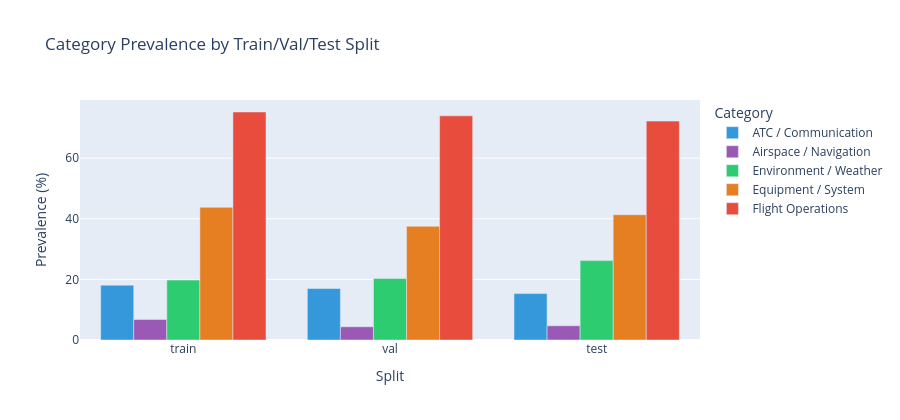

The code cell stored with this chart in its notebook:
### Markdown cell above
## 9. Category Trends by Split (Train / Val / Test)

### Code cell
split_rates = (
    merged.groupby("split")[label_cols]
    .mean()
    .mul(100)
    .rename(columns=LABEL_DISPLAY)
    .reset_index()
)

split_long = split_rates.melt(id_vars="split", var_name="Category", value_name="Prevalence (%)")

fig = px.bar(
    split_long,
    x="split",
    y="Prevalence (%)",
    color="Category",
    barmode="group",
    title="Category Prevalence by Train/Val/Test Split",
    labels={"split": "Split"},
    category_orders={"split": ["train", "val", "test"]},
    color_discrete_sequence=list(LABEL_COLORS.values()),
)
fig.update_layout(height=420)
fig.show()

### Figure 1 — Plotly figure (JSON) as saved in the notebook; plotly's stock layout.template omitted (floating-point values rounded to 4 significant figures)
{"data": [{"alignmentgroup": "True", "hovertemplate": "Category=ATC / Communication<br>Split=%{x}<br>Prevalence (%)=%{y}<extra></extra>", "legendgroup": "ATC / Communication", "marker": {"color": "#3498db", "pattern": {"shape": ""}}, "name": "ATC / Communication", "offsetgroup": "ATC / Communication", "orientation": "v", "showlegend": true, "textposition": "auto", "type": "bar", "x": ["test", "train", "val"], "xaxis": "x", "y": [15.31, 18.08, 16.97], "yaxis": "y"}, {"alignmentgroup": "True", "hovertemplate": "Category=Airspace / Navigation<br>Split=%{x}<br>Prevalence (%)=%{y}<extra></extra>", "legendgroup": "Airspace / Navigation", "marker": {"color": "#9b59b6", "pattern": {"shape": ""}}, "name": "Airspace / Navigation", "offsetgroup": "Airspace / Navigation", "orientation": "v", "showlegend": true, "textposition": "auto", "type": "bar", "x": ["test", "train", "val"], "xaxis": "x", "y": [4.689, 6.778, 4.374], "yaxis": "y"}, {"alignmentgroup": "True", "hovertemplate": "Category=Environment / Weather<br>Split=%{x}<br>Prevalence (%)=%{y}<extra></extra>", "legendgroup": "Environment / Weather", "marker": {"color": "#2ecc71", "pattern": {"shape": ""}}, "name": "Environment / Weather", "offsetgroup": "Environment / Weather", "orientation": "v", "showlegend": true, "textposition": "auto", "type": "bar", "x": ["test", "train", "val"], "xaxis": "x", "y": [26.19, 19.77, 20.3], "yaxis": "y"}, {"alignmentgroup": "True", "hovertemplate": "Category=Equipment / System<br>Split=%{x}<br>Prevalence (%)=%{y}<extra></extra>", "legendgroup": "Equipment / System", "marker": {"color": "#e67e22", "pattern": {"shape": ""}}, "name": "Equipment / System", "offsetgroup": "Equipment / System", "orientation": "v", "showlegend": true, "textposition": "auto", "type": "bar", "x": ["test", "train", "val"], "xaxis": "x", "y": [41.34, 43.76, 37.52], "yaxis": "y"}, {"alignmentgroup": "True", "hovertemplate": "Category=Flight Operations<br>Split=%{x}<br>Prevalence (%)=%{y}<extra></extra>", "legendgroup": "Flight Operations", "marker": {"color": "#e74c3c", "pattern": {"shape": ""}}, "name": "Flight Operations", "offsetgroup": "Flight Operations", "orientation": "v", "showlegend": true, "textposition": "auto", "type": "bar", "x": ["test", "train", "val"], "xaxis": "x", "y": [72.22, 75.23, 73.96], "yaxis": "y"}], "layout": {"barmode": "group", "height": 420, "legend": {"title": {"text": "Category"}, "tracegroupgap": 0}, "title": {"text": "Category Prevalence by Train/Val/Test Split"}, "xaxis": {"anchor": "y", "categoryarray": ["train", "val", "test"], "categoryorder": "array", "domain": [0, 1], "title": {"text": "Split"}}, "yaxis": {"anchor": "x", "domain": [0, 1], "title": {"text": "Prevalence (%)"}}}}
